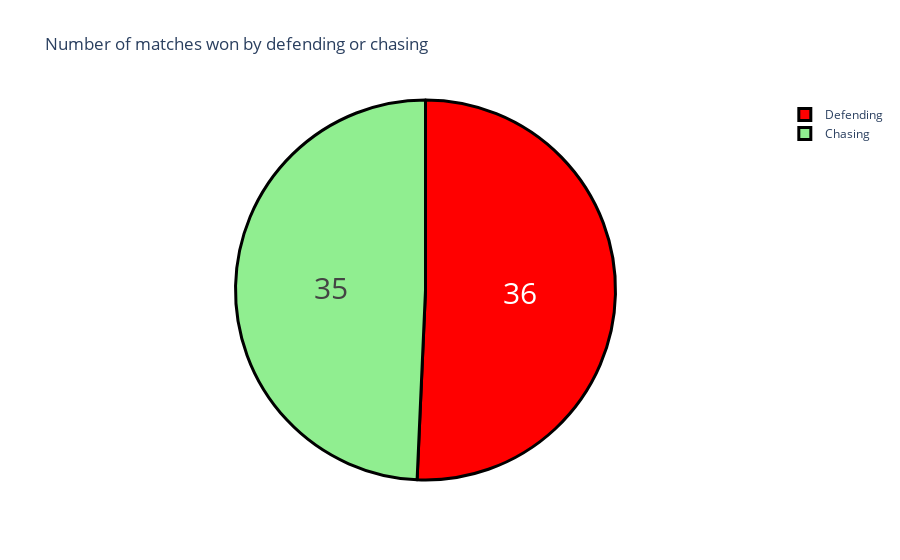

This figure's notebook cell:
### Code cell
won_by = data['won_by'].value_counts()
label = won_by.index
counts = won_by.values
fig = go.Figure(data=[go.Pie(labels=label, values = counts)])
fig.update_layout(title = "Number of matches won by defending or chasing")
fig.update_traces(hoverinfo = 'label+percent', textinfo = 'value',textfont_size = 30, marker = dict(colors = ['red','lightgreen'],line = dict(color = 'Black', width = 3)))
fig.show()

### Figure 1 — Plotly figure (JSON) as saved in the notebook; plotly's stock layout.template omitted (floating-point values rounded to 4 significant figures)
{"data": [{"hoverinfo": "label+percent", "labels": ["Defending", "Chasing"], "marker": {"colors": ["red", "lightgreen"], "line": {"color": "Black", "width": 3}}, "textfont": {"size": 30}, "textinfo": "value", "type": "pie", "values": [36, 35]}], "layout": {"autosize": true, "title": {"text": "Number of matches won by defending or chasing"}}}
